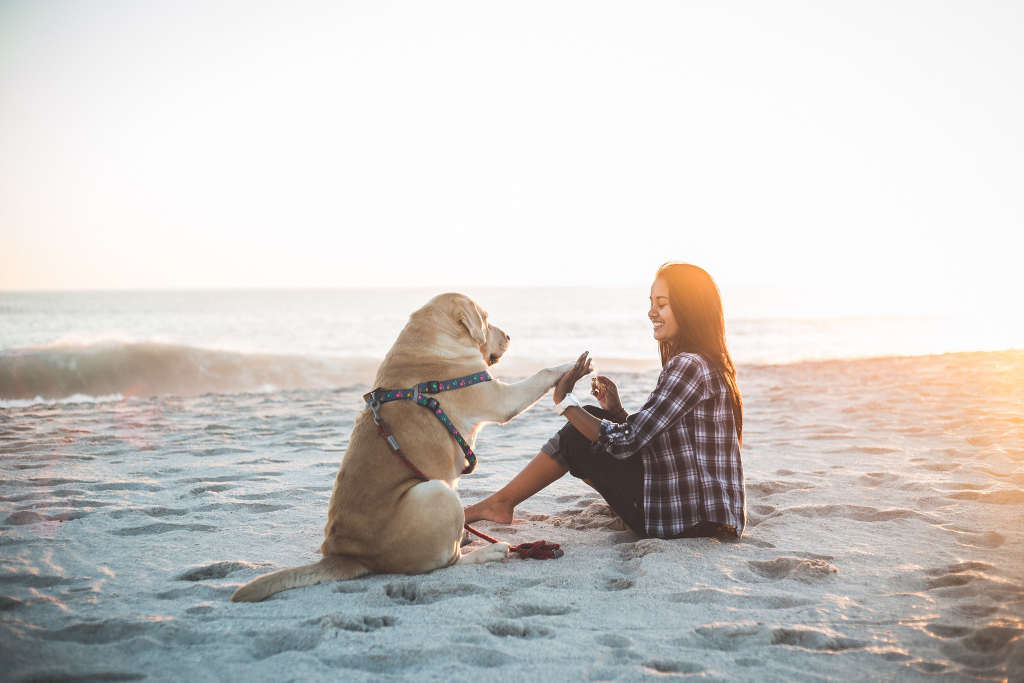
#> input picture grounding/image/dog_and_girl.jpeg, 2048 x 1365 px (shown at 1/2 size)
$ python utils.py
#> lines starting #> are read from the running program, lines starting #| are printed output that depends on the picture; after the words box and inside, x2 and y2 are one past the last pixel; in counts of white or black regions, pixels touching at a corner belong together
import base64
import cv2


# Function to encode the image
def encode_image(image_path):
    with open(image_path, "rb") as image_file:
        return base64.b64encode(image_file.read()).decode('utf-8')


def visulize(image_path, xyxy=[[243, 416], [509, 860]]):
#> called with image_path = 'image/dog_and_girl.jpeg'
    xyxy_list = [[[102, 505], [324, 860]],
    [[236, 405], [506, 853]],
    [[224, 427], [534, 842]],
    [[243, 416], [509, 860]]]
    img = cv2.imread(image_path)
#> img is the input picture: shape (1365, 2048, 3); mean B, G, R 200.1, 203, 206.3

    img_w, img_h = img.shape[1], img.shape[0]
#> img_w = 2048; img_h = 1365
    scale_w = img_w / 999  ## 注意yi-vision模型的输出 需要用缩放因子999 进行处理  https://github.com/01-ai/Yi/issues/376
#> scale_w = 2.05
    scale_h = img_h / 999
#> scale_h = 1.37
    # scale_w, scale_h = 1, 1

    for xyxy in xyxy_list:
        start_x_min = int(xyxy[0][0] * scale_w)
        start_y_min = int(xyxy[0][1] * scale_h)
        end_x_min = int(xyxy[1][0] * scale_w)
        end_y_min = int(xyxy[1][1] * scale_h)

        img = cv2.rectangle(img, (start_x_min, start_y_min), (end_x_min, end_y_min), [0, 0, 255], thickness=3)
#> this loop made 4 passes
#> pass 1, in visulize, `img = cv2.rectangle(img, (start_x_min, start_y_min), (end_x_min, end_y..`:
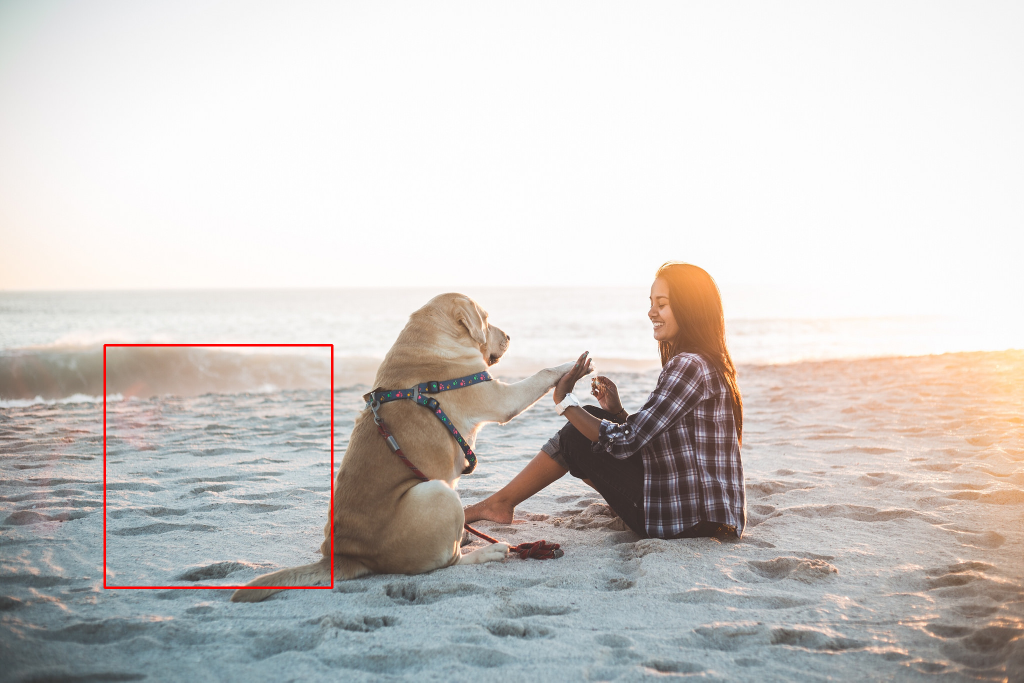
#> img: shape (1365, 2048, 3) (shown at 1/2 size); 0.34% of pixels changed, all inside (x1, y1, x2, y2) = (207, 688, 667, 1178)
#> pass 2, in visulize, `img = cv2.rectangle(img, (start_x_min, start_y_min), (end_x_min, end_y..`:
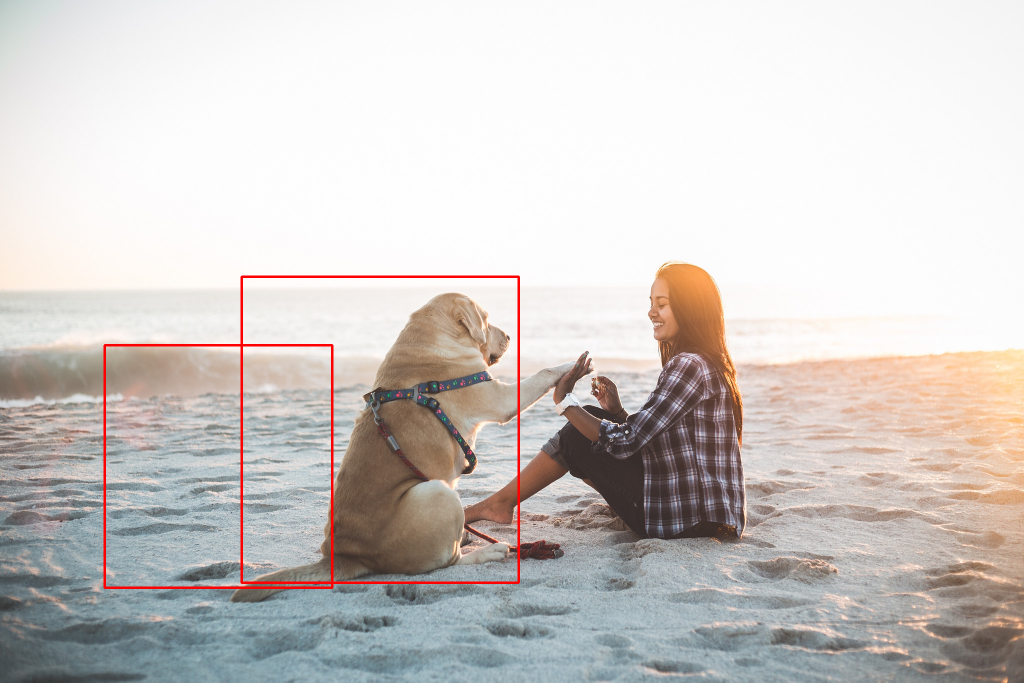
#> img: shape (1365, 2048, 3) (shown at 1/2 size); 0.41% of pixels changed, all inside (x1, y1, x2, y2) = (481, 551, 1040, 1168)
#> pass 3, in visulize, `img = cv2.rectangle(img, (start_x_min, start_y_min), (end_x_min, end_y..`:
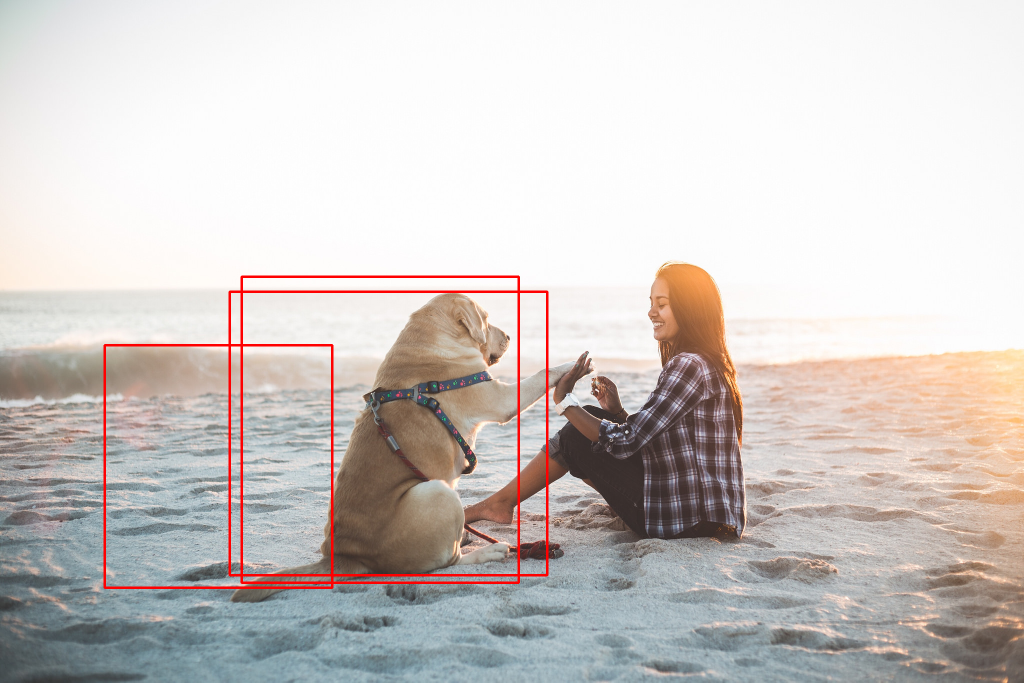
#> img: shape (1365, 2048, 3) (shown at 1/2 size); 0.42% of pixels changed, all inside (x1, y1, x2, y2) = (457, 581, 1097, 1153)
#> after the loop:
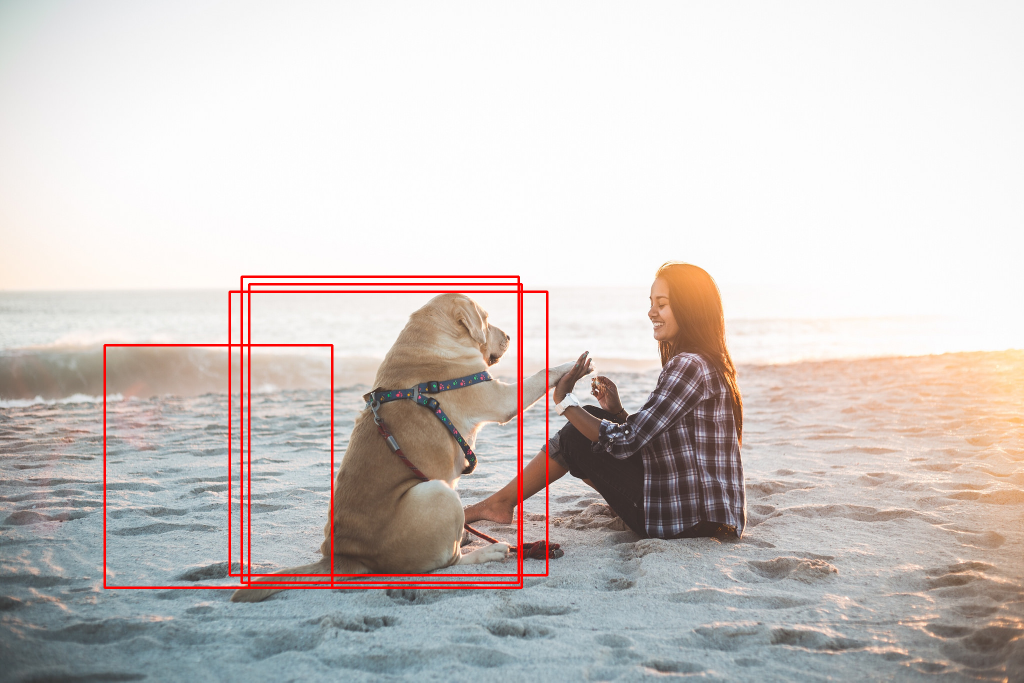
#> img: shape (1365, 2048, 3) (shown at 1/2 size); 0.38% of pixels changed, all inside (x1, y1, x2, y2) = (496, 566, 1046, 1178)

    cv2.namedWindow('image', flags = cv2.WINDOW_NORMAL |cv2.WINDOW_KEEPRATIO |cv2.WINDOW_GUI_EXPANDED)
    cv2.imshow("image", img)

    # 等待按下任意键
    cv2.waitKey(0)

    # 关闭窗口
    cv2.destroyAllWindows()

    cv2.imwrite("./result/yi_vision.jpg", img)


if __name__ == "__main__":
    image_path = "image/dog_and_girl.jpeg"
    visulize(image_path=image_path)
